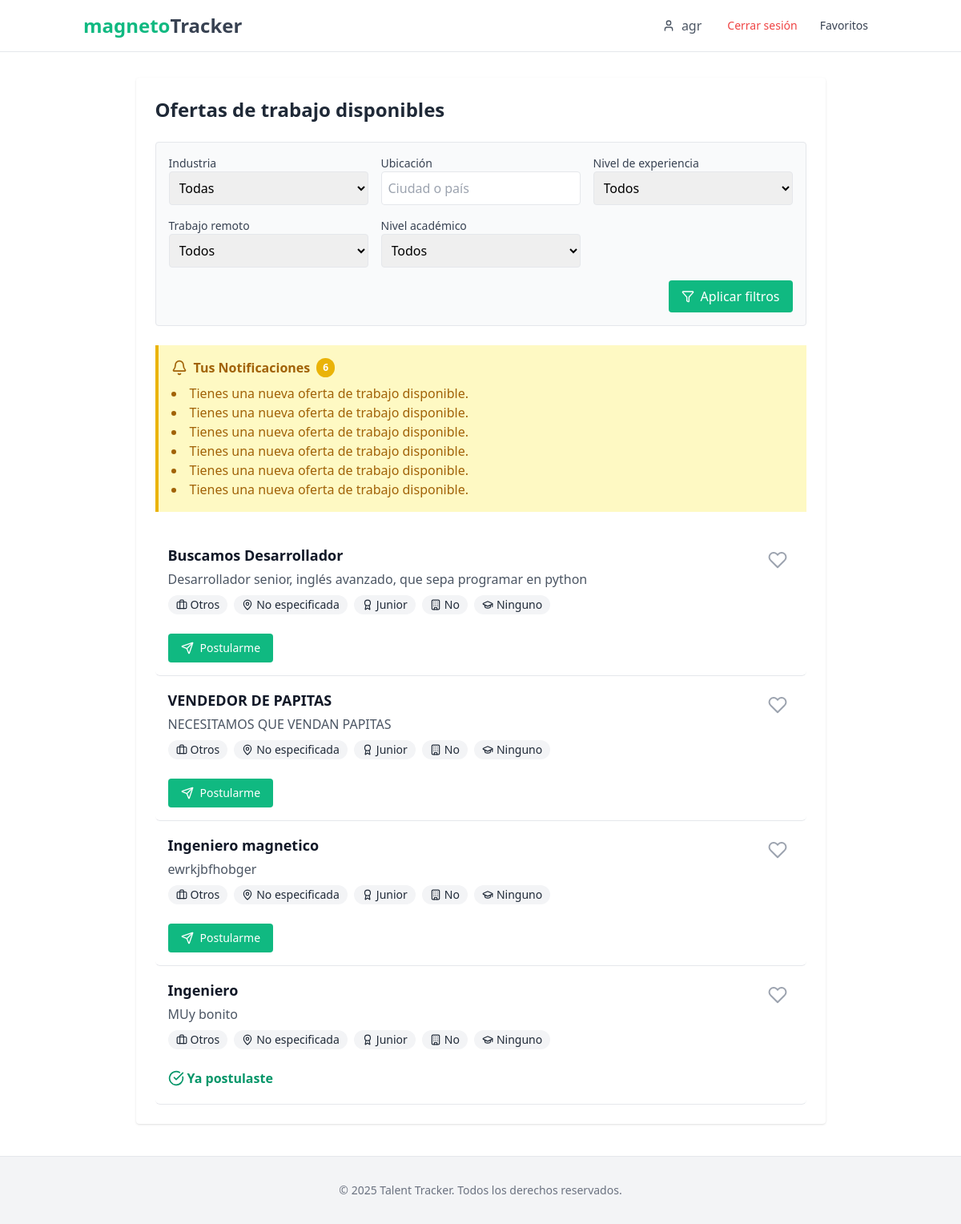
Before: /dashboard/ (signed in) with the older database file.
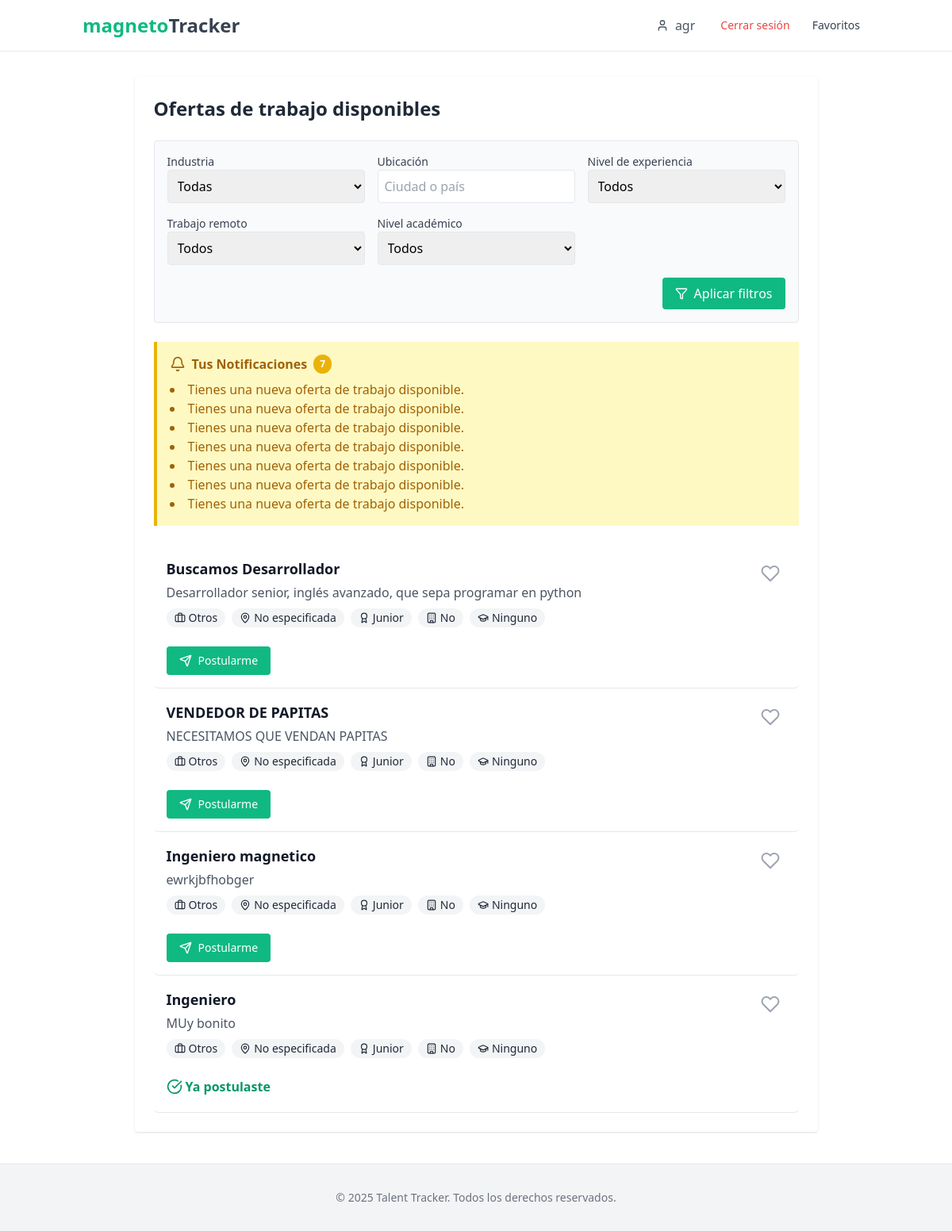
After: the same page with the newer database file.
### talentracker/models.py (models this page shows, shortened)
class Notificacion(models.Model):
    TIPO_CHOICES = [
        ('vacante', 'Nueva vacante coincidente'),
        ('postulacion', 'Actualización de postulación'),
    ]
    usuario = models.ForeignKey(Usuario, on_delete=models.CASCADE, related_name='notificaciones')
    tipo = models.CharField(max_length=20, choices=TIPO_CHOICES)
    mensaje = models.TextField()
    oferta = models.ForeignKey(OfertaTrabajo, on_delete=models.CASCADE, null=True, blank=True)
    fecha_creacion = models.DateTimeField(auto_now_add=True)
    leida = models.BooleanField(default=False)
    class Meta:
        ordering = ['-fecha_creacion']

class OfertaTrabajo(models.Model):
    INDUSTRIAS = [
        ('tecnologia', 'Tecnología'),
        ('salud', 'Salud'),
        ('finanzas', 'Finanzas'),
        ('educacion', 'Educación'),
        ('servicios', 'Servicios'),
        ('otros', 'Otros'),
    ]
    EXPERIENCIA = [
        ('junior', 'Junior'),
        ('intermedio', 'Intermedio'),
        ('senior', 'Senior'),
    ]
    empresa = models.ForeignKey(settings.AUTH_USER_MODEL, on_delete=models.CASCADE)
    titulo = models.CharField(max_length=255)
    descripcion = models.TextField()
    industria = models.CharField(max_length=50, choices=INDUSTRIAS, default='otros')
    ubicacion = models.CharField(max_length=100, default='No especificada')
    nivel_experiencia = models.CharField(max_length=20, choices=EXPERIENCIA, default='junior')
    salario_estimado = models.DecimalField(max_digits=10, decimal_places=2, default=0.00)
    remoto = models.CharField(max_length=10, choices=[('si', 'Sí'), ('no', 'No'), ('mixto', 'Mixto')], default='no')
    nivel_academico = models.CharField(max_length=20, choices=[
        ('ninguno', 'Ninguno'),
        ('secundaria', 'Secundaria'),
        ('tecnico', 'Técnico'),
        ('universitario', 'Universitario'),
        ('posgrado', 'Posgrado')
    ], default='ninguno')
    habilidades = models.JSONField(default=list)
    fecha_creacion = models.DateTimeField(auto_now_add=True)

### talentracker/views.py (the view)
# urls.py: path('dashboard/', talenTracker.dashboard, name='dashboard'),
@login_required
def dashboard(request):
    if request.user.tipo_usuario == 'empresa':
        return redirect('dashboard_empresa')  # Evita mostrar dashboard de empleados a empresas
    ofertas = OfertaTrabajo.objects.all().order_by('-fecha_creacion')
    industria = request.GET.get('industria')
    ubicacion = request.GET.get('ubicacion')
    experiencia = request.GET.get('nivel_experiencia')
    remoto = request.GET.get('remoto')
    nivel_academico = request.GET.get('nivel_academico')
    if industria:
        ofertas = ofertas.filter(industria=industria)
    if ubicacion:
        ofertas = ofertas.filter(ubicacion__icontains=ubicacion)
    if experiencia:
        ofertas = ofertas.filter(nivel_experiencia=experiencia)
    if remoto:
        ofertas = ofertas.filter(remoto=remoto)
    if nivel_academico:
        ofertas = ofertas.filter(nivel_academico=nivel_academico)
    postuladas = Postulacion.objects.filter(usuario=request.user).values_list('oferta_id', flat=True)
    likes = LikeOferta.objects.filter(usuario=request.user).values_list('oferta_id', flat=True)
    notificaciones = Notificacion.objects.filter(usuario=request.user)
    context = {
        'ofertas': ofertas,
        'industria': industria,
        'ubicacion': ubicacion,
        'nivel_experiencia': experiencia,
        'remoto': remoto,
        'nivel_academico': nivel_academico,
        'postuladas': postuladas,
        'likes': likes,  # Nueva variable para likes
        'notificaciones': notificaciones,
    }
    return render(request, 'dashboard_empleado.html', context)

### talentracker/templates/dashboard_empleado.html (shortened to what the changed rows need)
{% extends 'base.html' %}
{% block content %}
<div class="max-w-6xl mx-auto bg-white shadow rounded p-6 mt-8">
    <div class="flex justify-between items-center mb-6">
        <h2 class="text-2xl font-bold text-gray-800">Ofertas de trabajo disponibles</h2>
    </div>
    <div class="bg-yellow-100 border-l-4 border-yellow-500 text-yellow-700 p-4 mb-6" role="alert">
        <p class="font-bold flex items-center">
            <i data-lucide="bell" class="h-5 w-5 mr-2"></i>
            Tus Notificaciones
            {% if notificaciones %}
            <span class="ml-2 inline-block bg-yellow-500 text-white text-xs font-semibold px-2 py-1 rounded-full">
                {{ notificaciones|length }}
            </span>
            {% endif %}
        </p>
        {% if notificaciones %}
        <ul class="mt-2 list-disc list-inside">
            {% for n in notificaciones %}
            <li>{{ n.mensaje }}</li>
            {% endfor %}
        </ul>
        {% else %}
        <p class="mt-2 text-sm">No tienes notificaciones</p>
        {% endif %}
    </div>
   {% for oferta in ofertas %}
   <div class="border-b border-gray-200 py-4 hover:bg-gray-50 transition-colors duration-150 rounded-md px-4">
       <div class="flex justify-between items-start">
           <div class="flex-1">
               <h3 class="text-lg font-semibold text-gray-900">{{ oferta.titulo }}</h3>
               <p class="text-gray-600 mt-1 mb-2">{{ oferta.descripcion }}</p>
               <div class="flex flex-wrap gap-2 text-sm text-gray-500 mb-3">
                   <span class="inline-flex items-center px-2.5 py-0.5 rounded-full bg-gray-100 text-gray-800">
                       <i data-lucide="briefcase" class="h-3.5 w-3.5 mr-1"></i>
                       {{ oferta.industria|capfirst }}
                   </span>
                   <span class="inline-flex items-center px-2.5 py-0.5 rounded-full bg-gray-100 text-gray-800">
                       <i data-lucide="map-pin" class="h-3.5 w-3.5 mr-1"></i>
                       {{ oferta.ubicacion }}
                   </span>
                   <span class="inline-flex items-center px-2.5 py-0.5 rounded-full bg-gray-100 text-gray-800">
                       <i data-lucide="award" class="h-3.5 w-3.5 mr-1"></i>
                       {{ oferta.nivel_experiencia|capfirst }}
                   </span>
                   <span class="inline-flex items-center px-2.5 py-0.5 rounded-full bg-gray-100 text-gray-800">
                       <i data-lucide="{% if oferta.remoto == 'si' %}wifi{% elif oferta.remoto == 'mixto' %}git-branch{% else %}building{% endif %}" class="h-3.5 w-3.5 mr-1"></i>
                       {{ oferta.remoto|capfirst }}
                   </span>
                   <span class="inline-flex items-center px-2.5 py-0.5 rounded-full bg-gray-100 text-gray-800">
                       <i data-lucide="graduation-cap" class="h-3.5 w-3.5 mr-1"></i>
                       {{ oferta.nivel_academico|capfirst }}
                   </span>
               </div>
           </div>
           <button class="like-btn flex items-center justify-center h-10 w-10 rounded-full hover:bg-gray-100 transition-colors duration-150 group" data-oferta-id="{{ oferta.id }}" aria-label="{% if oferta.id in likes %}Quitar de favoritos{% else %}Añadir a favoritos{% endif %}">
               <svg xmlns="http://www.w3.org/2000/svg" width="24" height="24" viewBox="0 0 24 24" fill="{% if oferta.id in likes %}#10b981{% else %}none{% endif %}" stroke="{% if oferta.id in likes %}#10b981{% else %}#9ca3af{% endif %}" stroke-width="2" stroke-linecap="round" stroke-linejoin="round" class="heart-icon transition-all duration-300 transform group-hover:scale-110">
                   <path d="M20.84 4.61a5.5 5.5 0 0 0-7.78 0L12 5.67l-1.06-1.06a5.5 5.5 0 0 0-7.78 7.78l1.06 1.06L12 21.23l7.78-7.78 1.06-1.06a5.5 5.5 0 0 0 0-7.78z"></path>
               </svg>
           </button>
       </div>
       <div class="mt-3">
           {% if oferta.id in postuladas %}
           <span class="inline-flex items-center text-green-600 font-semibold">
               <i data-lucide="check-circle" class="h-5 w-5 mr-1"></i>
               Ya postulaste
           </span>
           {% else %}
           <a href="{% url 'postular' oferta.id %}"
               class="inline-flex items-center bg-green-500 hover:bg-green-600 text-white px-4 py-2 rounded text-sm transition-colors duration-150">
               <i data-lucide="send" class="h-4 w-4 mr-2"></i>
               Postularme
           </a>
           {% endif %}
       </div>
   </div>
   {% endfor %}
</div>
{% endblock %}

Changed rows visible on the page:
added Notificacion: mensaje "Tienes una nueva oferta de trabajo disponible."
Other visible differences:
{{ notificaciones|length }}: "6" → "7"
